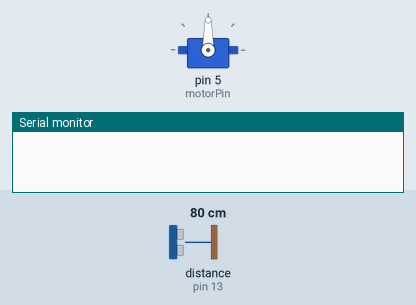
This sketch was run on a simulated Arduino Uno, built with avr-gcc and run on an emulated ATmega328P. Parts: servo, the last lines printed to the serial monitor. Wiring (inferred from the names in the program): ultrasonic range finder: trigger pin 12; echo pin 13. Inputs (shaded band) come from the test bench; at power-on: distance to the obstacle (sensor on pin 13) 80 cm. The echo pulse lasts 58.3 µs per cm.

Above: at 1.2 s.
1.3 s: distance to the obstacle (sensor on pin 13) set to 2 cm
At 2.2 s:
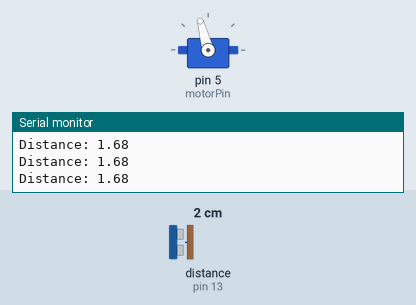
2.8 s: distance to the obstacle (sensor on pin 13) set to 18 cm
At 3.3 s:
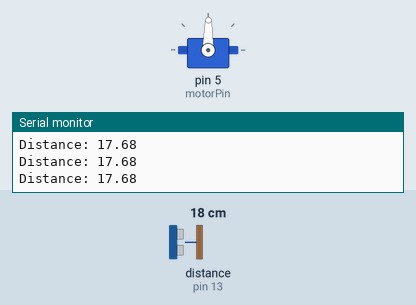
Timing chart, 0 to 5.8 s (numbered marks = the images above; inputs shaded):
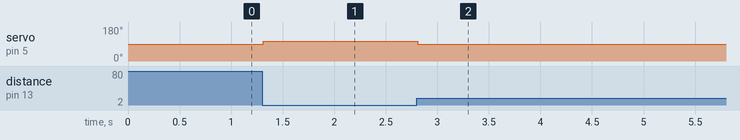

The sketch:

code.ino
```cpp
#include <Servo.h>

// Define pins for the ultrasonic sensor
const int trigPin = 12;    // TRIG pin for the ultrasonic sensor
const int echoPin = 13;    // ECHO pin for the ultrasonic sensor
Servo motor;               // Servo motor object
const int motorPin = 5;    // Pin for the servo motor

// Control parameters
float setPoint = 17.0;     // Target distance (center of the bar)
float Kp = 1;              // Proportional constant (P) - slight increase
float Ki = 0.0;            // Integral constant (I) - small value to prevent excessive error accumulation
float Kd = 0;              // Derivative constant (D) - slight increase to reduce overshoot

// PID variables
float error = 0, lastError = 0;
float integral = 0;
float derivative = 0;
float output = 0;

// Function prototypes
float readDistance();      // Reads distance from the ultrasonic sensor
void pidControl(float distance); // Controls the motor using the PID algorithm

void setup() {
  pinMode(trigPin, OUTPUT); // Set TRIG pin as output
  pinMode(echoPin, INPUT);  // Set ECHO pin as input

  motor.attach(motorPin);  // Attach the servo motor
  motor.write(90);         // Start at horizontal position

  Serial.begin(9600);      // Begin serial communication for monitoring
}

void loop() {
  // Read distance from the ultrasonic sensor
  float distance = readDistance();

  // If the reading is valid
  if (distance >= 0 && distance <= 30) {
    Serial.print("Distance: ");
    Serial.println(distance);

    // Control the motor using PID
    pidControl(distance);
  } else {
    motor.write(90); // Default horizontal position
  }

  delay(10); // Small delay for faster response
}

// Function to read distance using the ultrasonic sensor
float readDistance() {
  // Send a short TRIG pulse
  digitalWrite(trigPin, LOW);
  delayMicroseconds(2);
  digitalWrite(trigPin, HIGH);
  delayMicroseconds(10); // Slightly longer pulse width
  digitalWrite(trigPin, LOW);

  // Measure the duration of the reflected pulse with a short timeout
  unsigned long duration = pulseIn(echoPin, HIGH, 20000); // 20ms timeout
  if (duration == 0) {
    return -1; // No signal detected
  }

  // Calculate and return the distance
  float distance = (duration / 2.0) * 0.0343;
  return distance;
}

// PID control algorithm
void pidControl(float distance) {
  // Calculate the error
  error = setPoint - distance;

  // Calculate integral and derivative terms
  integral += error * 0.01; // Improve integral with a small value to avoid excessive accumulation
  derivative = (error - lastError) / 0.01; // Calculate derivative over a fixed time interval

  // Calculate output using PID formula
  output = (Kp * error) + (Ki * integral) + (Kd * derivative);

  // Adjust motor angle (limit between 0 and 180 degrees)
  int angle = 90 + output;  // 90 is the horizontal position
  angle = constrain(angle, 70, 110);

  motor.write(angle);       // Move the motor to the calculated position
  lastError = error;        // Update the last error value
}
```

Measured:
- after the input at 1.3 s, servo on pin 5 (motorPin): 90° → 105° at once
- after the input at 2.8 s, servo on pin 5 (motorPin): 105° → 89° at once
